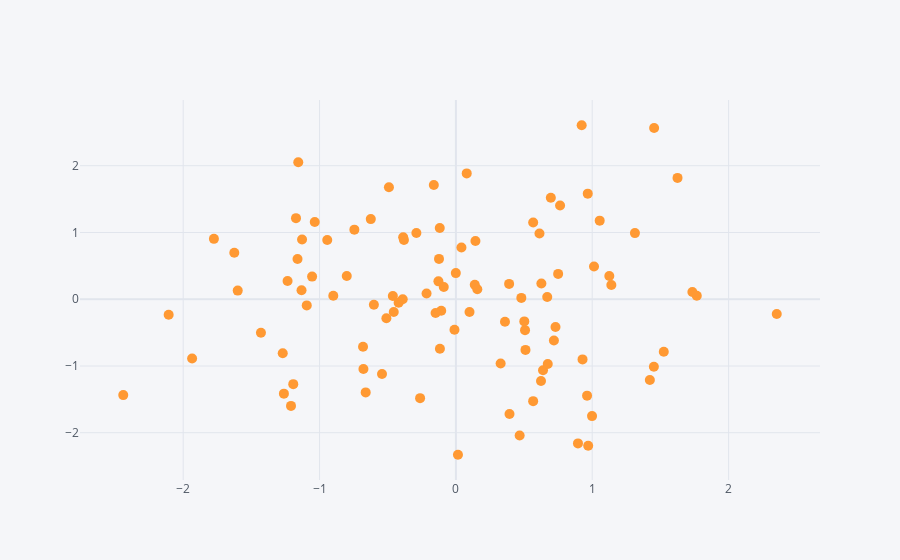

Notebook cell for this chart:
### Code cell
df1.iplot(kind='scatter', x='A', y='B', mode='markers', size=10)
